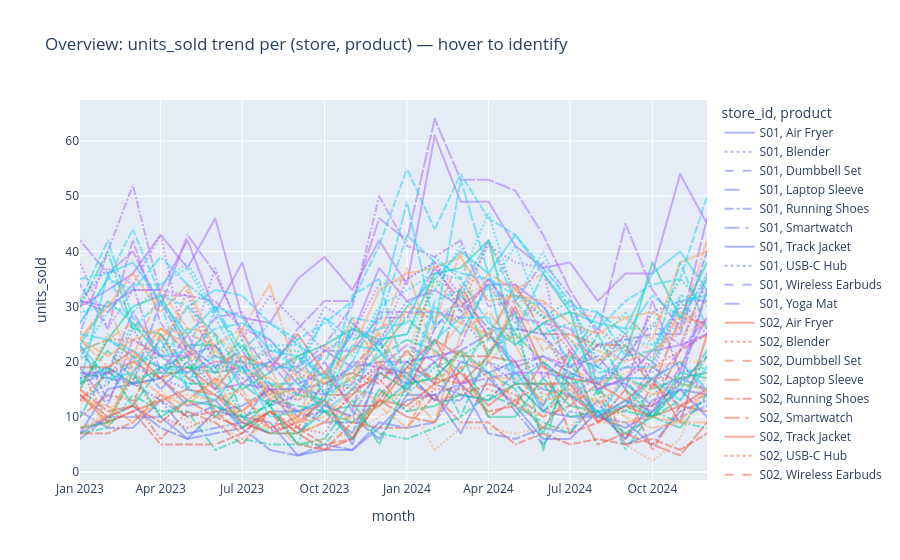

The code cell stored with this chart in its notebook:
### Code cell
# --- Part B: drill-down with context preserved ---
# Overview line chart, one line per (store_id, product), hover shows both
trend_df = (sales_df.groupby(["month", "store_id", "product"], as_index=False)
                    .units_sold.sum())
fig = px.line(trend_df, x="month", y="units_sold",
              color="store_id", line_dash="product",
              hover_data=["store_id", "product"],
              title="Overview: units_sold trend per (store, product) — hover to identify")
fig.update_traces(opacity=0.5)
fig.show()

# Drill-down: focus on top anomaly + faint context for same product across other stores
top_store, top_product = anomaly_ranking.index[0]

focus = (sales_df[(sales_df.store_id == top_store) & (sales_df["product"] == top_product)]
         .groupby("month").units_sold.sum())
context = (sales_df[(sales_df["product"] == top_product) & (sales_df.store_id != top_store)]
           .groupby("month").units_sold.mean())

fig2, ax = plt.subplots(figsize=(9, 4.5))
ax.plot(context.index, context.values, color="lightgray", lw=3,
        label=f"Avg {top_product} across other stores (context)")
ax.plot(focus.index, focus.values, color="#D9534F", marker="o", lw=2,
        label=f"{top_store} — {top_product} (focus)")
ax.set_title(f"Drill-down: {top_store} / {top_product} vs peer context")
ax.set_xlabel("Month"); ax.set_ylabel("Units sold")
ax.legend()
plt.tight_layout()
plt.show()
